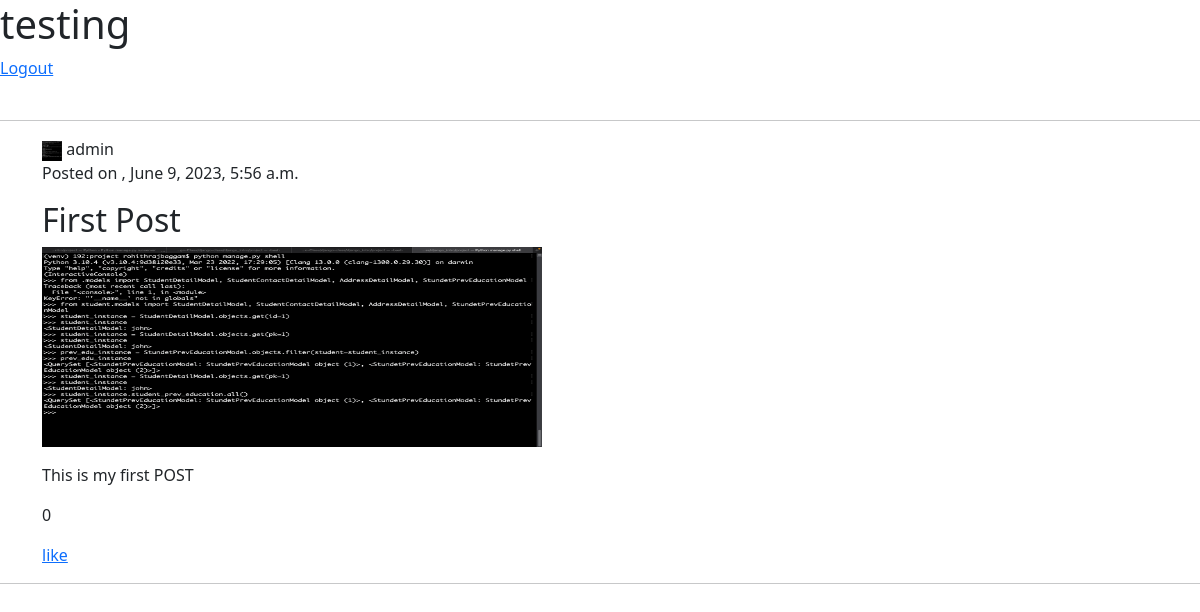
The app's page /users/post/1/ (signed in), older data.
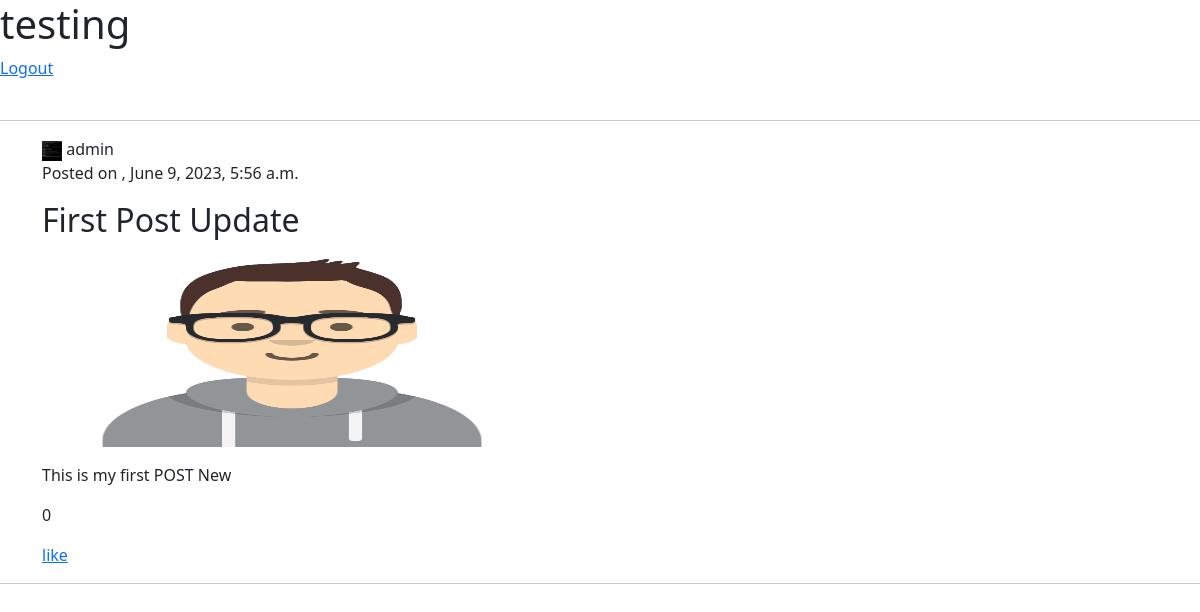
The same page, newer data.
### posts/models.py (models this page shows)
class UserPostsModel(models.Model):
    user = models.ForeignKey(get_user_model(), on_delete=models.CASCADE, related_name="user_posts_model_user")
    title = models.CharField(max_length=300, null=True, blank=True)
    media = models.ImageField(upload_to="user-posts/",null=True, blank=True)
    description = models.TextField(null=True, blank=True)
    likes = models.ManyToManyField(get_user_model(), related_name="users_post_model_likes", blank=True)
    is_active = models.BooleanField(default=True, blank=True)
    updated_at = models.DateTimeField(auto_now=True)
    created_at = models.DateTimeField(auto_now_add=True)

### users/models.py (models this page shows)
class UsersProfileModel(models.Model):
    user = models.OneToOneField(get_user_model(), on_delete=models.CASCADE, related_name="user_profile_models_user")
    first_name = models.CharField(max_length=100, null=True, blank=True)
    last_name = models.CharField(max_length=100, null=True, blank=True)
    profile_pic = models.ImageField(upload_to="user-profile/",null=True, blank=True)
    bio = models.TextField(null=True, blank=True)
    date_of_birth = models.DateField(null=True, blank=True)
    facebook = models.URLField(null=True, blank=True)
    linkedin = models.URLField(null=True, blank=True)
    whatapp = models.URLField(null=True, blank=True) # https://wa.me/91987654210
    email = models.EmailField(max_length=100, null=True, blank=True) # name@domain.in
    created_at = models.DateTimeField(auto_now_add=True)

### users/views.py (the view)
# urls.py: path("post/<id>/", post_detail_view, name="post_detail_view"),
def post_detail_view(request, id):
    if request.user.is_authenticated:
        user_posts_query = UserPostsModel.objects.filter(is_active=True).get(id=id)
        context = {
            "username" : request.user.username,
            "is_user_login" : True,
            "is_liked" : user_posts_query.likes.all().filter(username=request.user.username).exists(),
            "likes_count" : user_posts_query.likes.all().count(),
            "obj" : user_posts_query
        }
    else:
        context = {
            "username" : "UnAuthorized User",
            "is_user_login" : False
        }
    return render(request, "users/detail_post.html", context)

### users/templates/users/detail_post.html (shortened to what this page needs)
<!doctype html>
<html lang="en">
  <head>
    <link href="https://cdn.jsdelivr.net/npm/bootstrap@5.3.0/dist/css/bootstrap.min.css" rel="stylesheet">
  </head>
  <body>
    <h1>{{username}}</h1>
    {%if is_user_login%}
    <a href="{%url 'logout_view'%}">Logout</a>
    <br><br>
    <hr>
    <div class="post container">
      <div class="post-header">
        <div class="user-profile">
          <img src={{obj.user.user_profile_models_user.profile_pic.url}} alt="User Profile Picture" class="profile-pic" height="20px" width="20px">
          <span class="username">{{obj.user.username}}</span>
        </div>
        {%if request.user == obj.user%}
        <p class="created-time">Posted on , {{obj.created_at}} <a href="{%url 'update_post' obj.id%}">Edit Post</a> <a href="{% url 'delete_post' obj.id%}">delete post</a> </p>
        {% else %}
        <p class="created-time">Posted on , {{obj.created_at}} </p>
        {% endif %}
      </div>
      <h2 class="post-title">{{obj.title}}</h2>
      <img src={{obj.media.url}} alt="Post Image" class="post-image" height="200px" width="500px">
      <div class="post-content">
        <p class="post-text">{{obj.description}}</p>
        <p class="post-text">{{likes_count}}</p>
        {%if request.user.is_authenticated%}
        {% if is_liked %}
          <a href="{%url 'react_post_view' obj.id%}">unlike</a>
        {% else %}
        <a href="{%url 'react_post_view' obj.id%}">like</a>
        {% endif %}
        {% endif%}
      </div>
    </div>
   <hr>
    {%else%}
    <a href="{%url 'login_view'%}">Login</a>
    {% endif %}
  </body>
</html>

Row changes from the older to the newer data that the page shows:
changed UserPostsModel "admin": title "First Post" → "First Post Update"; media: a different picture; description "This is my first POST" → "This is my first POST New"
